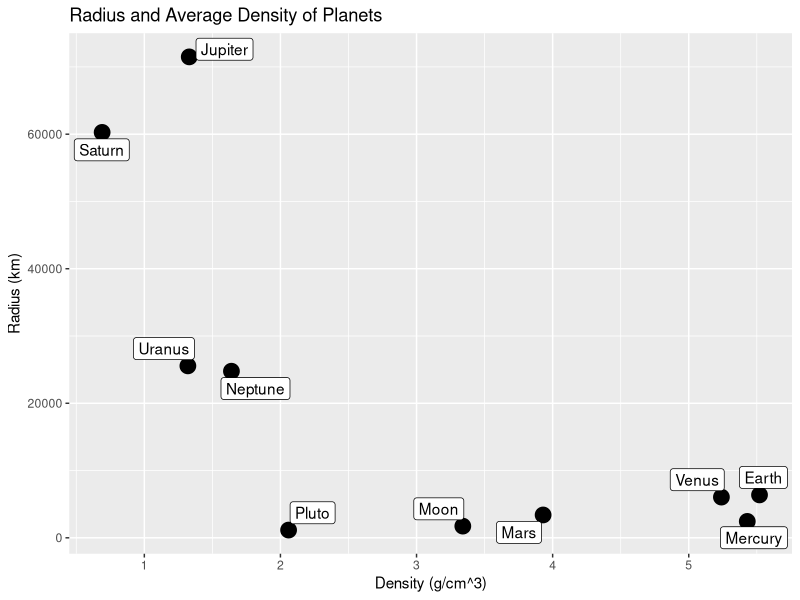
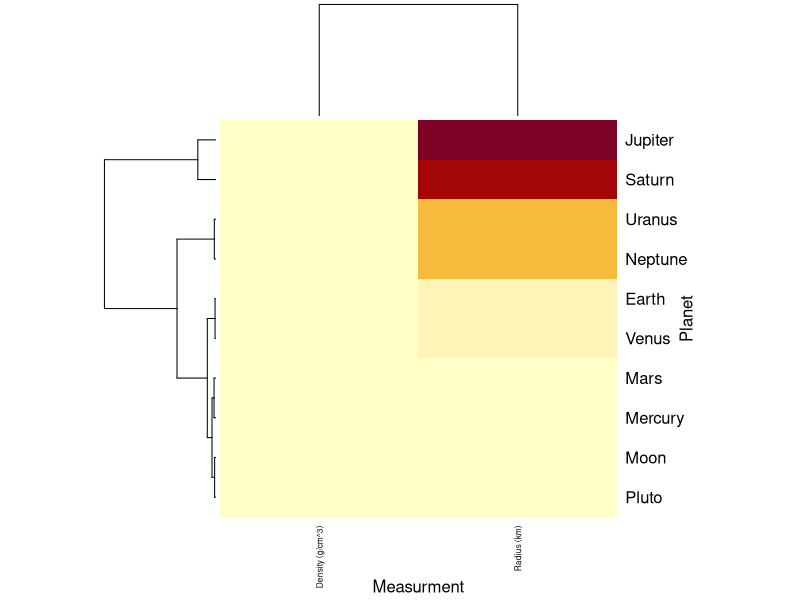
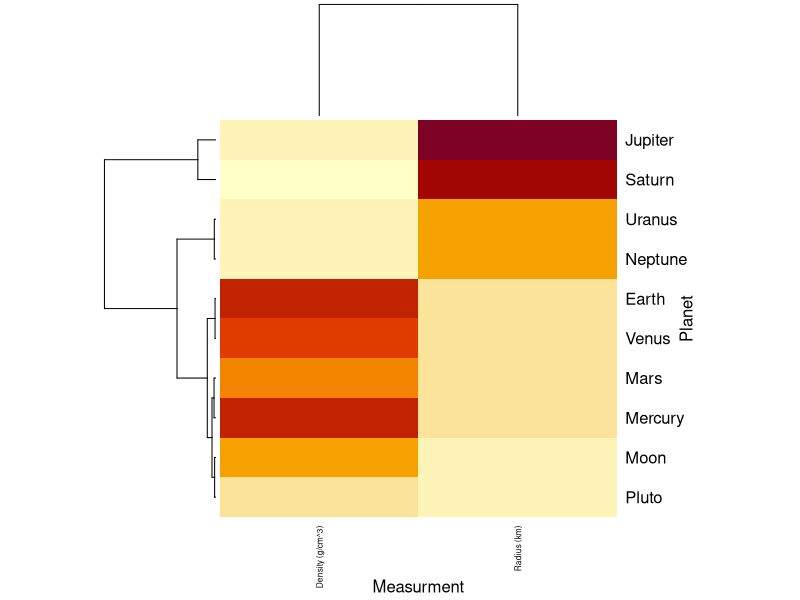
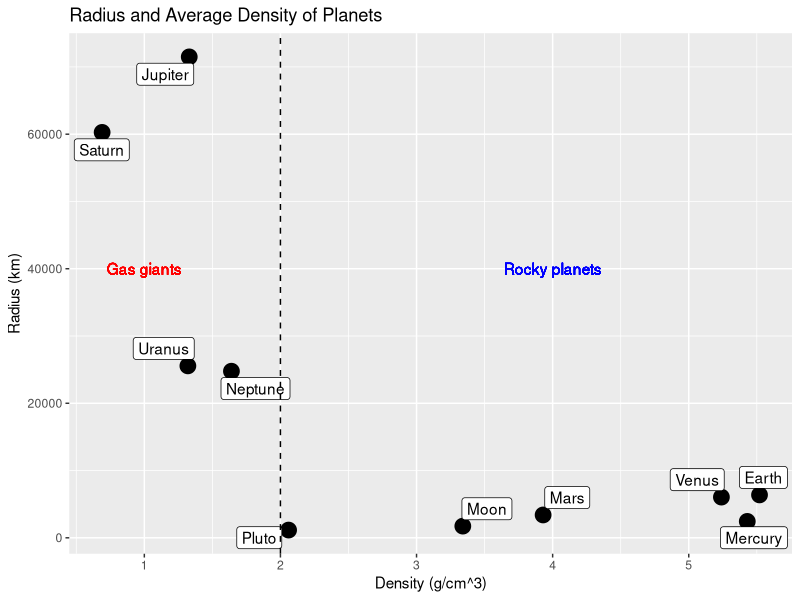
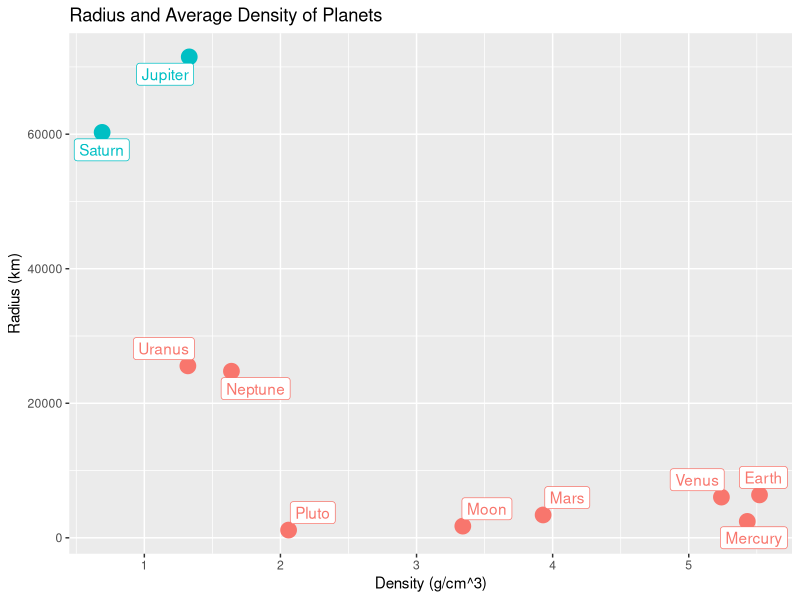
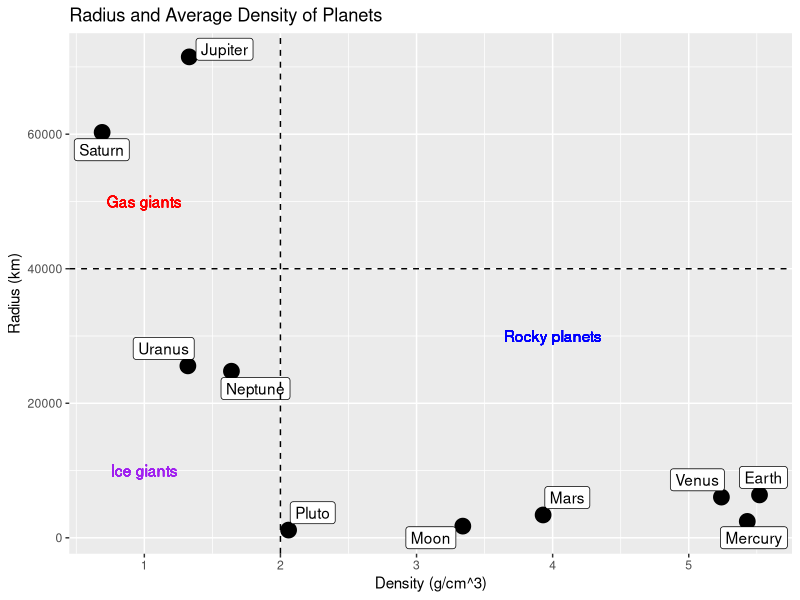
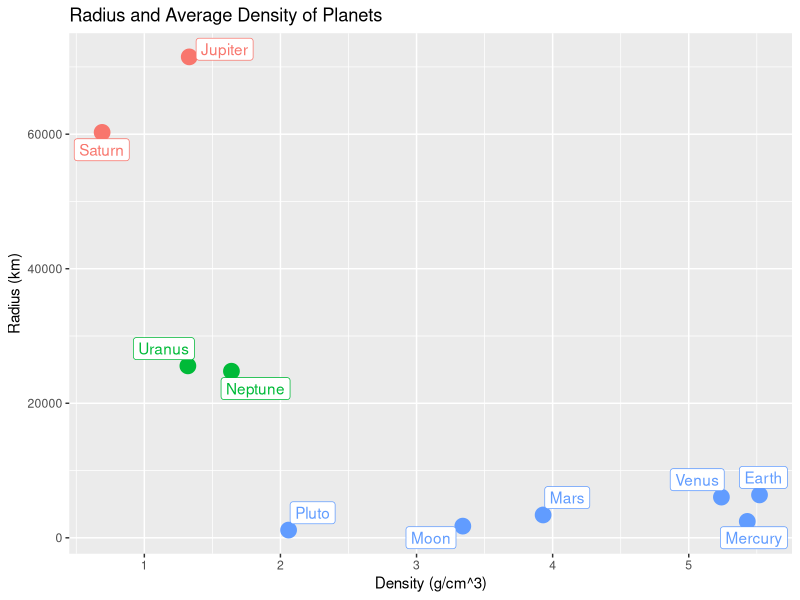
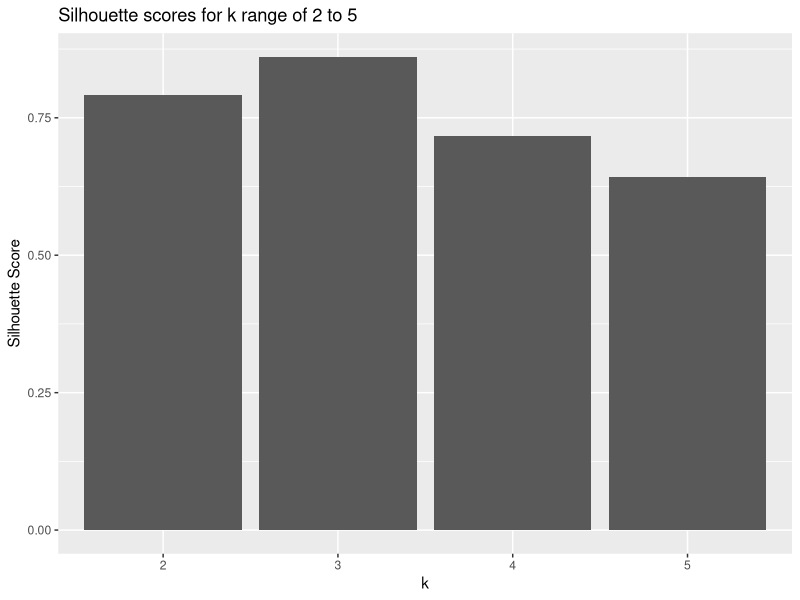

Here is the R script that generated these plots, in order:
## ---- chunk 1
knitr::opts_chunk$set(echo = TRUE)
## ---- chunk 2
library(ggplot2) # a popular plotting library
library(ggrepel) # an extension on ggplot2 for 
library(cluster) # a utility for clustering techniques (e.g. silhouette function)
library(readxl) # a utility for reading excel files
## ---- chunk 3
planet_data = read.csv("planets.csv") # reading in the planet data
planet_data
colnames(planet_data) = c("name", "density","rad") # setting new, simpler column names
planet_plot = ggplot(planet_data, aes(x = density, y = rad, label = name)) +
  geom_point(size = 5) + geom_label_repel(aes(label = name)) + 
  ggtitle("Radius and Average Density of Planets") +
  xlab("Density (g/cm^3)") + ylab("Radius (km)")
planet_plot # visualizing data
## ---- chunk 4
# subset the data frame to only the numeric values
numeric_planet_data = as.matrix(planet_data[,c("density","rad")]) 

# visualize data after hierarchical clustering
heatmap(numeric_planet_data, Colv=F, scale='none',
        labCol = c("Density (g/cm^3)", "Radius (km)"),
        labRow = planet_data[,1],
        xlab = "Measurment", ylab = "Planet", cexCol = .6)
## ---- chunk 5
# standardize columns
heatmap(numeric_planet_data, Colv=F, scale = "col",
        labCol = c("Density (g/cm^3)", "Radius (km)"),
        labRow = planet_data[,1],
        xlab = "Measurment", ylab = "Planet",cexCol = .6)
## ---- chunk 6
a = c(2,8,1,6)
b = c(5,8,4,8)
## ---- chunk 7
vector_diff = a - b
square_diff = vector_diff^2
sum_square_diff = sum(square_diff)
euclid = sqrt(sum_square_diff)
euclid
## ---- chunk 8
euclid = norm(vector_diff, type = "2")
euclid
## ---- chunk 9
correlation_distance = 1 - cor(a,b)
correlation_distance
## ---- chunk 10
planet_plot + 
  geom_vline(xintercept=2, linetype="dashed", color = "black") +
  geom_text(label = "Gas giants", x = 1, y = 40000, color = "red") +
  geom_text(label = "Rocky planets", x = 4, y = 40000, color = "blue")
## ---- chunk 11
k_2_idents = kmeans(numeric_planet_data, centers = 2) # run k-means with k = 2
idents_2 = as.factor(k_2_idents[["cluster"]]) # convert output to categorical variable
planet_data$idents_2 = idents_2 # add clustering info to planet_data
ggplot(planet_data, aes(x = density, y = rad, label = name, color = idents_2)) +
  geom_point(size = 5) + geom_label_repel(aes(label = name)) + 
  ggtitle("Radius and Average Density of Planets") +
  xlab("Density (g/cm^3)") + ylab("Radius (km)") +
  theme(legend.position = "none")
## ---- chunk 12
planet_plot + 
  geom_vline(xintercept=2, linetype="dashed", color = "black") +
  geom_hline(yintercept = 40000, linetype="dashed", color = "black") +
  geom_text(label = "Gas giants", x = 1, y = 50000, color = "red") +
  geom_text(label = "Ice giants", x = 1, y = 10000, color = "purple") +
  geom_text(label = "Rocky planets", x = 4, y = 30000, color = "blue")
## ---- chunk 13
k_3_idents = kmeans(as.matrix(planet_data[,2:3]), centers = 3, nstart=25)
idents_3 = as.factor(k_3_idents[["cluster"]]) 
planet_data$idents_3 = idents_3 #adds an additional column to planet_data with the clustering generated by kmeans
ggplot(planet_data, aes(x = density, y = rad, label = name, color = idents_3)) +
  geom_point(size = 5) + geom_label_repel(aes(label = name)) + 
  ggtitle("Radius and Average Density of Planets") +
  xlab("Density (g/cm^3)")+
  ylab("Radius (km)") + 
  theme(legend.position = "none")
## ---- chunk 14
# compute distance (Euclidean) between planets
dist_planets = dist(numeric_planet_data)

# define a function to determine the silhouette score
k1 = 2; k2 = 5 # define k range as [k1, k2]
silhouette_score <- unlist(lapply(k1:k2, function(k){
  k_means <- kmeans(numeric_planet_data, centers = k, nstart=25) # run kmeans for a given value of k
  silhouette_out <- silhouette(k_means$cluster, dist_planets) # generate silhouette values for each cluster
  sil_mat = matrix(silhouette_out,ncol = 3) # converts the output of the silhouette function into a matrix
  sil_mat = sil_mat[,3] # subsets the matrix to the silhouette scores
  return(mean(sil_mat)) # returns the mean of slihouette values (silhouette score)
}))

# create a data frame with values of k and their associated silhouette scores
silhouette_df = data.frame(clusts = as.factor(k1:k2), score = silhouette_score) 

# visualize how the silhouette score changes with k
ggplot(silhouette_df, aes(x = clusts, y = score)) +
  geom_bar(stat = "identity") +
  ggtitle(sprintf("Silhouette scores for k range of %d to %d", k1, k2)) +
  xlab("k") + ylab("Silhouette Score") + 
  theme(legend.position = "none")
## ---- chunk 15
fram = read_excel("frmgham.xls") #reads data from an excel file
subset_vars = c('HOSPMI','TOTCHOL','SYSBP','DIABP','BMI','HEARTRTE','GLUCOSE','HDLC','LDLC') #create a list of columns to subset to
fram_health = fram[,subset_vars] #subset the object to the given columns
head(fram_health) #display the first several rows of the given object
## ---- chunk 16
rm_fram = apply(fram_health, MARGIN = 1, function(x){
  na_fram = is.na(x) #find a vector of all NA values in the row
  rm_row = any(na_fram) #determines if any values are TRUE, implying the row contains NA values
  return(!rm_row) #returns if the row does not contain NA values
})
fram_health = fram_health[rm_fram,] #subset to rows without NA values
fram_health = fram_health[1:50,] #subset to the first 50 rows
hospmi_vec = as.vector(fram_health$HOSPMI) #converts the data frame HOSPMI column to a vector
heart_attack =factor(hospmi_vec); #converts the column into a categorical variable
levels(heart_attack) = c("No","Yes") #sets the category values
fram_health_data = fram_health[,2:ncol(fram_health)] #remove the HOSPMI column from the data frame
fram_health_data = as.matrix(fram_health_data) #convert the data frame to a matrix
head(fram_health_data) #display the first several rows of the matrix
## ---- chunk 17
heatmap(fram_health_data, Colv=F, scale = "col",
        xlab = "Variable", ylab = "Patient", cexCol = .6)
## ---- chunk 18
cols.cor <- cor(fram_health_data, use = "pairwise.complete.obs",
                method = "pearson") #finds the pearson correlation between columns
rows.cor <- cor(t(fram_health_data), use = "pairwise.complete.obs",
                method = "pearson") #finds the pearson correlation between rows
hclust.col <- hclust(as.dist(1-cols.cor)) #hierarchical clustering on correlation distances 
hclust.row <- hclust(as.dist(1-rows.cor))
heatmap(fram_health_data, scale = "col",
        xlab = "Variable", ylab = "Patient",
          Colv = as.dendrogram(hclust.col),
          Rowv = as.dendrogram(hclust.row))
## ---- chunk 19
fram_chol = fram_health[,c('HOSPMI','TOTCHOL','LDLC')]
## ---- chunk 20

df = as.data.frame(fram_chol)

silhouette_score <- unlist(lapply(2:10, function(k){
  k_means <- kmeans(df, centers = k, nstart=25)
  silhouette_out <- silhouette(k_means$cluster, dist(df))
  return(mean(matrix(silhouette_out,ncol = 3)[,3]))
}))

silhouette_df = data.frame(clusts = as.factor(2:10), score = silhouette_score)
ggplot(silhouette_df, aes(x = clusts, y = score, fill = clusts)) +
  geom_bar(stat = "identity") +
  ggtitle("Silhouette scores for k = 2 to 10") +
  xlab("Cluster")+
  ylab("Score") + 
  theme(legend.position = "none")
## ---- chunk 21
fram_chol_sub = fram_chol[,c("TOTCHOL","LDLC")] #subset to cholesterol and LDLC
fram_chol_sub = as.matrix(fram_chol_sub) #convert to a numeric matrix
k_2_idents = kmeans(fram_chol_sub, centers = 2)
df = data.frame(fram_chol, Clusters = as.factor(k_2_idents$cluster))

ggplot(df, aes(x = TOTCHOL, y = LDLC, color = Clusters)) +
  geom_point(size = 2) +
  ggtitle("K Means Clustering of Framingham data, where k = 2")+
  xlab("Total Cholesterol")+
  ylab("LDLC")+
  theme(legend.position = "none")
## ---- chunk 22
pca_out = prcomp(fram_health_data, scale = TRUE) #run pca
coeff = pca_out$rotation
head(coeff)
## ---- chunk 23
score =  pca_out$x
head(score)
## ---- chunk 24
variance = pca_out$sdev^2 #calculate variance
prop_variance = variance/sum(variance) #calculate the variance explained by each principal component
pcs = paste0("PC_",1:length(prop_variance)) #generate a vector of principal component names (PC_1, PC_2, ... )
pca_var_df = data.frame(PC = pcs, Variance = prop_variance) #create a data frame with the principal component names and variance data
ggplot(pca_var_df, aes(x = PC, y = Variance)) +
  geom_bar(stat = "identity") +
  ggtitle("Variance explained by Principal Component") +
  xlab("PC")+
  ylab("Variance Explained") + 
  theme(legend.position = "none")
## ---- chunk 25
pca_df = data.frame(PC1 = score[,1], PC2 = score[,2], heart_attack = heart_attack) #create a data frame with the first two principal components and heart attack categorical data
ggplot(pca_df, aes(x = PC1, y = PC2, color = heart_attack)) +
  geom_point(size = 1) +
  labs(color = "Heart attack") +
  ggtitle("PCA of Framingham data")
## ---- chunk 26
coeff[,"PC1"]
